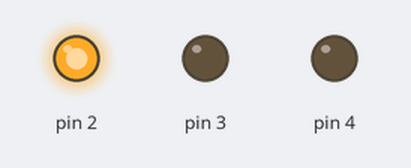
Simulated run of this sketch. Board: Arduino Uno, built with avr-gcc and run on an emulated ATmega328P. Parts: output pins drawn as LEDs (lit = HIGH).

Above: at 0.5 s.
At 2.5 s:
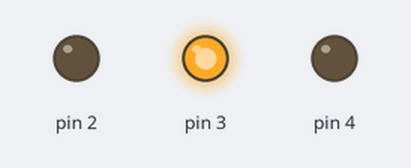
At 4.5 s:
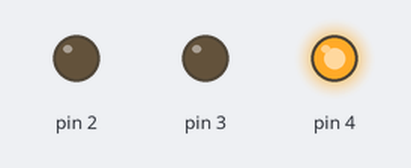
At 5.5 s:
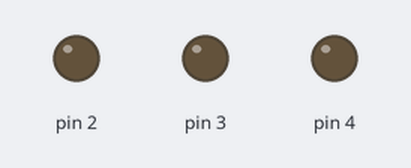
Timing chart, 0 to 7.8 s (numbered marks = the images above):
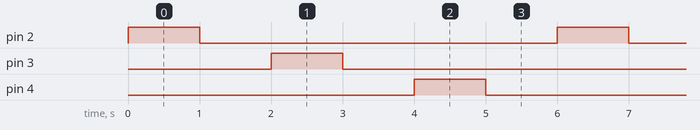

The sketch:

for_dongu_led.ino
```cpp
// İlk Kod: 2'den 4'e Kadar Olan Pinlere LED Bağlamak

void setup() {
    for (int x = 2; x < 5; x++) { // 2'den 4'e kadar olan pinleri çıkış olarak ayarla
        pinMode(x, OUTPUT);  // Her bir pini çıkış olarak tanımla
    }
}

void loop() {
    for (int x = 2; x < 5; x++) { // 2'den 4'e kadar olan pinleri sırayla dolaş
        digitalWrite(x, HIGH);  // LED'i yak
        delay(1000);            // 1 saniye bekle
        digitalWrite(x, LOW);   // LED'i söndür
        delay(1000);            // 1 saniye bekle
    }
}


/*
// LED Pinlerini Dizi Kullanarak Yönetmek
const int ledPin[] = {2, 3, 4}; // LED'lerin bağlı olduğu pinleri bir diziye tanımla
const int ledNumara = 3;        // LED sayısını tanımla

void setup() {
    for (int i = 0; i < ledNumara; i++) {  // Tüm LED pinlerini dolaş
        pinMode(ledPin[i], OUTPUT);       // Her bir pini çıkış olarak ayarla
    }
}

void loop() {
    for (int i = 0; i < ledNumara; i++) {  // Tüm LED pinlerini sırayla yak
        digitalWrite(ledPin[i], HIGH);    // LED'i yak
        delay(1000);                      // 1 saniye bekle
        digitalWrite(ledPin[i], LOW);     // LED'i söndür
        delay(1000);                      // 1 saniye bekle
    }
}

*/

/*
For Döngüsünün Genel Kullanımı

void setup() {
    Serial.begin(9600); // Seri haberleşmeyi başlat
}

void loop() {
    for (int i = 0; i < 10; i++) {  // 0'dan 9'a kadar döngü
        Serial.println(i);          // Mevcut döngü değerini seri monitöre yazdır
        delay(500);                 // 500 ms bekle
    }
}

*/


/*
//Bir LED'i Belirli Sayıda Yakıp Söndürmek

const int ledPin = 13; // LED'in bağlı olduğu pin

void setup() {
    pinMode(ledPin, OUTPUT); // LED pini çıkış olarak ayarlanır
}

void loop() {
    for (int i = 0; i < 10; i++) {        // Döngü 10 kez çalışır
        digitalWrite(ledPin, HIGH);      // LED'i yak
        delay(500);                      // 500 ms bekle
        digitalWrite(ledPin, LOW);       // LED'i söndür
        delay(500);                      // 500 ms bekle
    }
}
*/


//LCD Ekran Başlangıç Örneği
/*
 #include <LiquidCrystal.h>

// LCD'nin bağlı olduğu pinler
LiquidCrystal lcd(12, 11, 5, 4, 3, 2);

void setup() {
    lcd.begin(16, 2);           // 16x2 boyutunda LCD başlat
    lcd.print("Merhaba Dünya!");// İlk satıra yazı yazdır
}

void loop() {
    lcd.setCursor(0, 1);        // İmleci 2. satıra taşı
    lcd.print(millis() / 1000);// Süreyi yazdır (saniye)
    delay(1000);                // 1 saniye bekle
}


*/
```

Measured:
- by itself, pin 2–4: alternates HIGH for 1.0 s and LOW for 5.0 s
- by itself, everything shown: repeats every 6.0 s, in 6 steps
